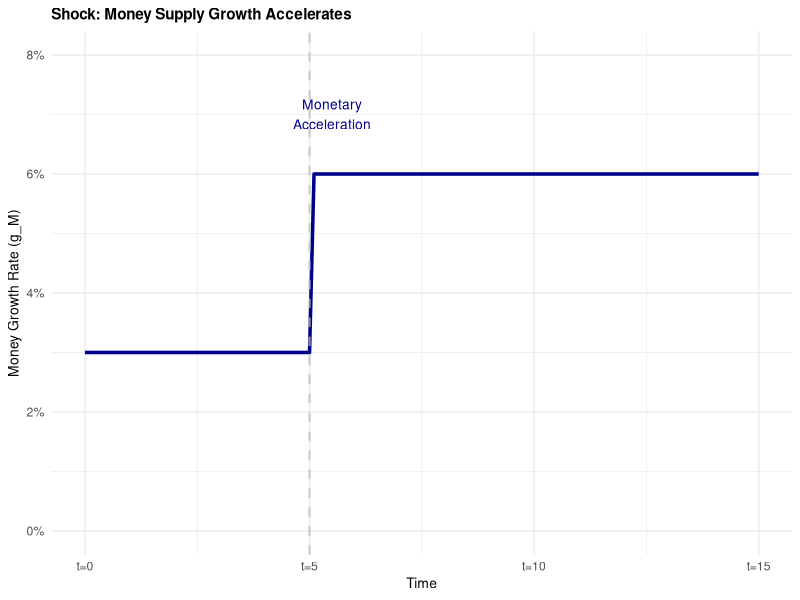
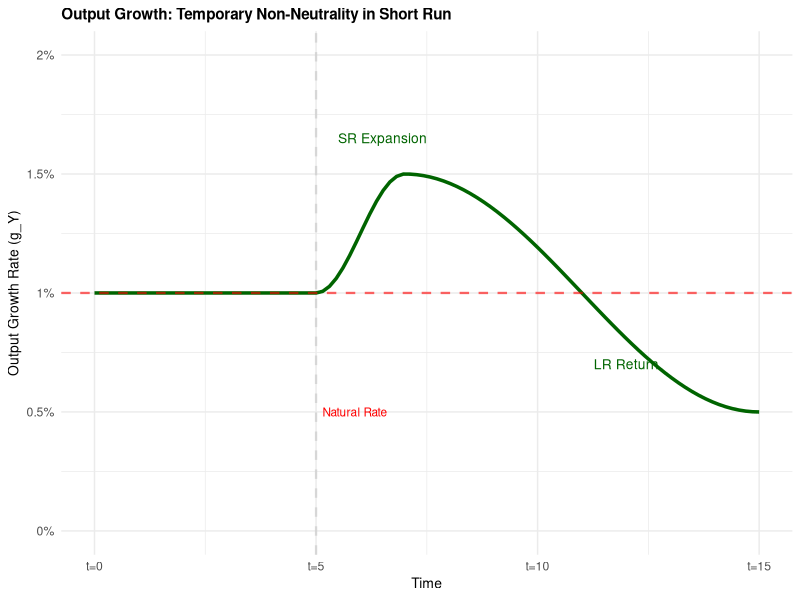
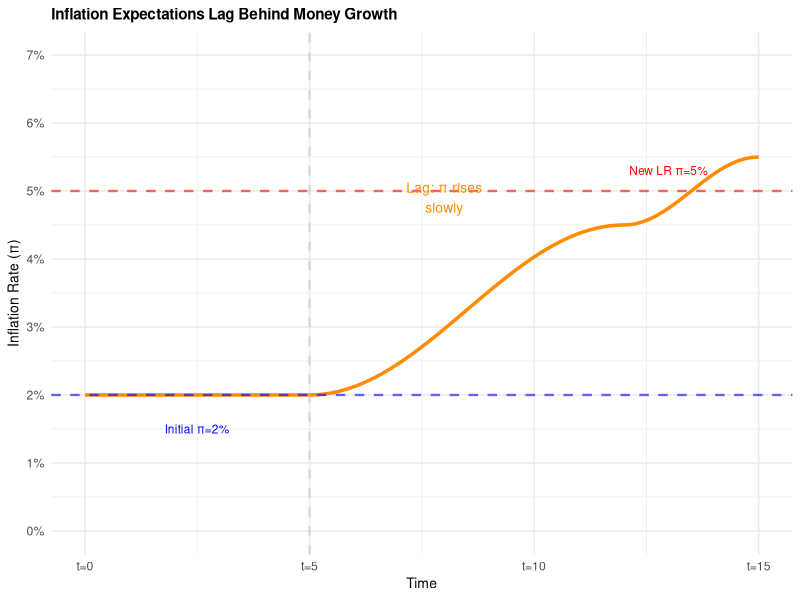
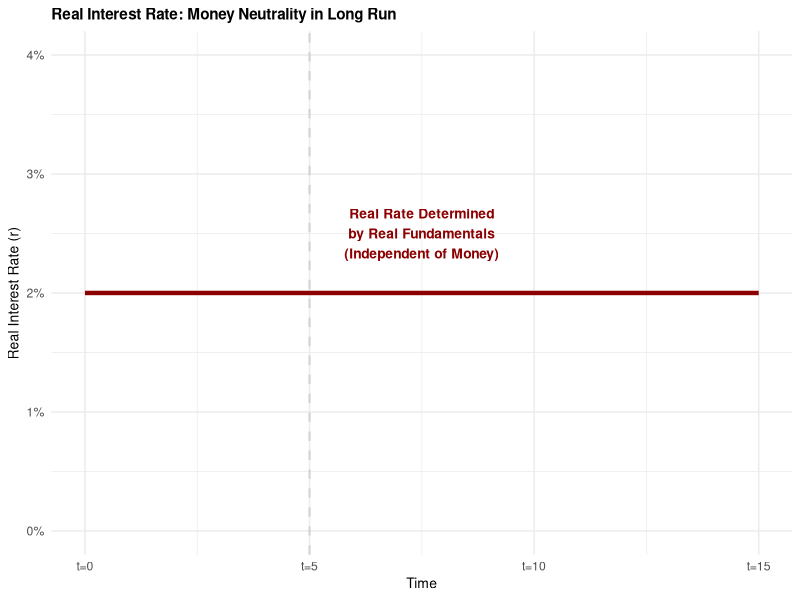
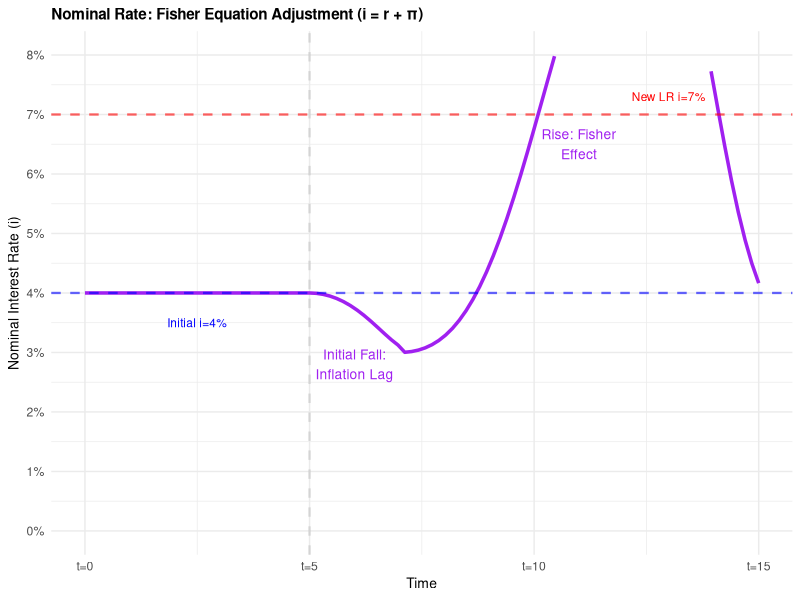

Generate these figures, in order, with R:
## ---- chunk 1
#| label: fig-money-growth
#| fig-cap: "Money Growth Rate: Step Increase from 3% to 6%"
library(ggplot2)

# Time periods
time <- c(0, 5, 5.1, 15)
g_M <- c(3, 3, 6, 6)

df_gM <- data.frame(time = time, g_M = g_M)

ggplot(df_gM, aes(x = time, y = g_M)) +
  geom_line(color = "darkblue", linewidth = 1.2) +
  geom_vline(xintercept = 5, linetype = "dashed", color = "gray", linewidth = 0.8, alpha = 0.7) +
  annotate("text", x = 5.5, y = 7, label = "Monetary\nAcceleration", size = 3.5, color = "darkblue") +
  scale_y_continuous(limits = c(0, 8), breaks = seq(0, 8, 2), labels = function(x) paste0(x, "%")) +
  scale_x_continuous(breaks = seq(0, 15, 5), labels = c("t=0", "t=5", "t=10", "t=15")) +
  labs(x = "Time", y = "Money Growth Rate (g_M)", 
       title = "Shock: Money Supply Growth Accelerates") +
  theme_minimal() +
  theme(plot.title = element_text(face = "bold", size = 11),
        axis.title = element_text(size = 10))
## ---- chunk 2
#| label: fig-output-growth
#| fig-cap: "Output Growth: Temporary Rise Above Natural Rate"
library(ggplot2)

# Simulate output growth path
time <- seq(0, 15, length.out = 100)
# Before shock: 1%
# After shock: gradually rises to 1.5%, then falls back to 1%
g_Y <- ifelse(time <= 5, 1, 
              ifelse(time <= 7, 1 + 0.5 * (1 - cos(pi * (time - 5) / 2)) / 2,
                     1 + 0.5 * cos(pi * (time - 7) / 8)))

df_gY <- data.frame(time = time, g_Y = g_Y)

ggplot(df_gY, aes(x = time, y = g_Y)) +
  geom_line(color = "darkgreen", linewidth = 1.2) +
  geom_hline(yintercept = 1, linetype = "dashed", color = "red", alpha = 0.6, linewidth = 0.8) +
  geom_vline(xintercept = 5, linetype = "dashed", color = "gray", alpha = 0.5, linewidth = 0.8) +
  annotate("text", x = 5, y = 0.5, label = "Natural Rate", size = 3, color = "red", hjust = -0.1) +
  annotate("text", x = 6.5, y = 1.65, label = "SR Expansion", size = 3.5, color = "darkgreen") +
  annotate("text", x = 12, y = 0.7, label = "LR Return", size = 3.5, color = "darkgreen") +
  scale_y_continuous(limits = c(0, 2), breaks = seq(0, 2, 0.5), labels = function(x) paste0(x, "%")) +
  scale_x_continuous(breaks = seq(0, 15, 5), labels = c("t=0", "t=5", "t=10", "t=15")) +
  labs(x = "Time", y = "Output Growth Rate (g_Y)", 
       title = "Output Growth: Temporary Non-Neutrality in Short Run") +
  theme_minimal() +
  theme(plot.title = element_text(face = "bold", size = 11),
        axis.title = element_text(size = 10))
## ---- chunk 3
#| label: fig-inflation-rate
#| fig-cap: "Inflation: Lags Behind Money Growth"
library(ggplot2)

# Inflation path: starts at 2%, gradually rises to ~4-4.5%, then settles at 5%
time <- seq(0, 15, length.out = 100)
pi <- ifelse(time <= 5, 2,
             ifelse(time <= 12, 2 + 2.5 * (1 - cos(pi * (time - 5) / 7)) / 2,
                    5 - 0.5 * cos(pi * (time - 12) / 3)))

df_pi <- data.frame(time = time, pi = pi)

ggplot(df_pi, aes(x = time, y = pi)) +
  geom_line(color = "darkorange", linewidth = 1.2) +
  geom_hline(yintercept = 2, linetype = "dashed", color = "blue", alpha = 0.6, linewidth = 0.8) +
  geom_hline(yintercept = 5, linetype = "dashed", color = "red", alpha = 0.6, linewidth = 0.8) +
  geom_vline(xintercept = 5, linetype = "dashed", color = "gray", alpha = 0.5, linewidth = 0.8) +
  annotate("text", x = 2.5, y = 1.5, label = "Initial π=2%", size = 3, color = "blue") +
  annotate("text", x = 13, y = 5.3, label = "New LR π=5%", size = 3, color = "red") +
  annotate("text", x = 8, y = 4.9, label = "Lag: π rises\nslowly", size = 3.5, color = "darkorange") +
  scale_y_continuous(limits = c(0, 7), breaks = seq(0, 7, 1), labels = function(x) paste0(x, "%")) +
  scale_x_continuous(breaks = seq(0, 15, 5), labels = c("t=0", "t=5", "t=10", "t=15")) +
  labs(x = "Time", y = "Inflation Rate (π)", 
       title = "Inflation Expectations Lag Behind Money Growth") +
  theme_minimal() +
  theme(plot.title = element_text(face = "bold", size = 11),
        axis.title = element_text(size = 10))
## ---- chunk 4
#| label: fig-real-interest-rate
#| fig-cap: "Real Interest Rate: Invariant to Monetary Changes"
library(ggplot2)

# Real rate is constant throughout
time <- seq(0, 15, length.out = 100)
r <- rep(2, length(time))

df_r <- data.frame(time = time, r = r)

ggplot(df_r, aes(x = time, y = r)) +
  geom_line(color = "darkred", linewidth = 1.5) +
  geom_vline(xintercept = 5, linetype = "dashed", color = "gray", alpha = 0.5, linewidth = 0.8) +
  annotate("text", x = 7.5, y = 2.5, label = "Real Rate Determined\nby Real Fundamentals\n(Independent of Money)", 
           size = 3.5, color = "darkred", fontface = "bold") +
  scale_y_continuous(limits = c(0, 4), breaks = seq(0, 4, 1), labels = function(x) paste0(x, "%")) +
  scale_x_continuous(breaks = seq(0, 15, 5), labels = c("t=0", "t=5", "t=10", "t=15")) +
  labs(x = "Time", y = "Real Interest Rate (r)", 
       title = "Real Interest Rate: Money Neutrality in Long Run") +
  theme_minimal() +
  theme(plot.title = element_text(face = "bold", size = 11),
        axis.title = element_text(size = 10))
## ---- chunk 5
#| label: fig-nominal-interest-rate
#| fig-cap: "Nominal Interest Rate: Fisher Effect Adjustment"
library(ggplot2)

# Nominal rate: starts at 4%, falls to 3%, then rises to 7%
time <- seq(0, 15, length.out = 100)
i <- ifelse(time <= 5, 4,
            ifelse(time <= 7, 4 - 1 * (1 - cos(pi * (time - 5) / 2)) / 2,
                   7 - 4 * cos(pi * (time - 7) / 8)))

df_i <- data.frame(time = time, i = i)

ggplot(df_i, aes(x = time, y = i)) +
  geom_line(color = "purple", linewidth = 1.2) +
  geom_hline(yintercept = 4, linetype = "dashed", color = "blue", alpha = 0.6, linewidth = 0.8) +
  geom_hline(yintercept = 7, linetype = "dashed", color = "red", alpha = 0.6, linewidth = 0.8) +
  geom_vline(xintercept = 5, linetype = "dashed", color = "gray", alpha = 0.5, linewidth = 0.8) +
  annotate("text", x = 2.5, y = 3.5, label = "Initial i=4%", size = 3, color = "blue") +
  annotate("text", x = 13, y = 7.3, label = "New LR i=7%", size = 3, color = "red") +
  annotate("text", x = 6, y = 2.8, label = "Initial Fall:\nInflation Lag", size = 3.5, color = "purple") +
  annotate("text", x = 11, y = 6.5, label = "Rise: Fisher\nEffect", size = 3.5, color = "purple") +
  scale_y_continuous(limits = c(0, 8), breaks = seq(0, 8, 1), labels = function(x) paste0(x, "%")) +
  scale_x_continuous(breaks = seq(0, 15, 5), labels = c("t=0", "t=5", "t=10", "t=15")) +
  labs(x = "Time", y = "Nominal Interest Rate (i)", 
       title = "Nominal Rate: Fisher Equation Adjustment (i = r + π)") +
  theme_minimal() +
  theme(plot.title = element_text(face = "bold", size = 11),
        axis.title = element_text(size = 10))
